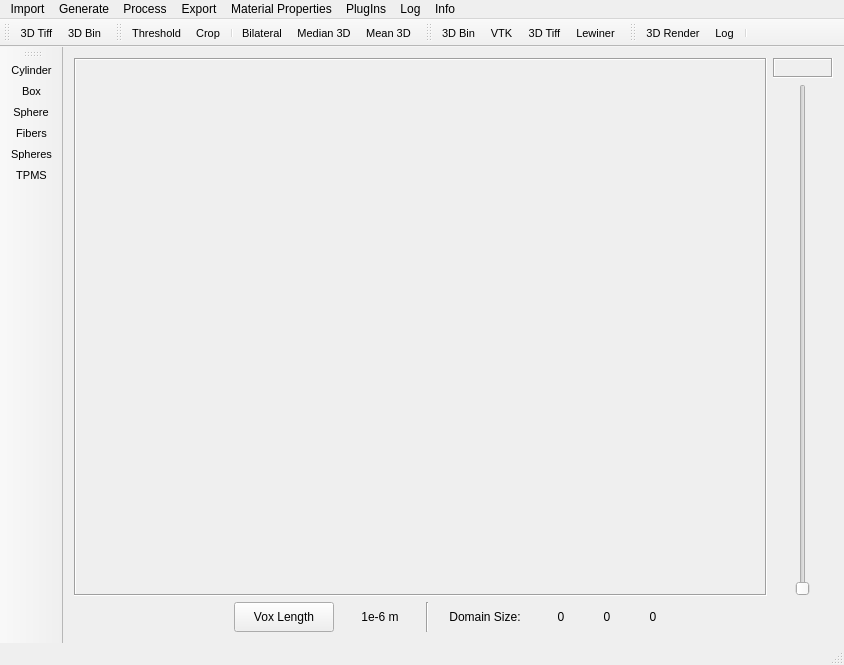
<?xml version="1.0" encoding="UTF-8"?>
<ui version="4.0">
 <class>MainWindow</class>
 <widget class="QMainWindow" name="MainWindow">
  <property name="geometry">
   <rect>
    <x>0</x>
    <y>0</y>
    <width>844</width>
    <height>665</height>
   </rect>
  </property>
  <property name="windowTitle">
   <string>Porous Microstructure Analysis (PuMA) V3.0</string>
  </property>
  <property name="windowIcon">
   <iconset>
    <normaloff>:/extras/images/Logo_CircleNASA.png</normaloff>:/extras/images/Logo_CircleNASA.png</iconset>
  </property>
  <widget class="QWidget" name="centralWidget">
   <layout class="QVBoxLayout" name="verticalLayout_2">
    <item>
     <layout class="QHBoxLayout" name="horizontalLayout_2">
      <item>
       <widget class="QLabel" name="mainLabel">
        <property name="frameShape">
         <enum>QFrame::Box</enum>
        </property>
        <property name="frameShadow">
         <enum>QFrame::Sunken</enum>
        </property>
        <property name="text">
         <string/>
        </property>
       </widget>
      </item>
      <item>
       <layout class="QVBoxLayout" name="verticalLayout">
        <property name="sizeConstraint">
         <enum>QLayout::SetFixedSize</enum>
        </property>
        <item>
         <widget class="QLabel" name="sliceLabel">
          <property name="minimumSize">
           <size>
            <width>60</width>
            <height>20</height>
           </size>
          </property>
          <property name="maximumSize">
           <size>
            <width>60</width>
            <height>20</height>
           </size>
          </property>
          <property name="frameShape">
           <enum>QFrame::Box</enum>
          </property>
          <property name="frameShadow">
           <enum>QFrame::Sunken</enum>
          </property>
          <property name="text">
           <string/>
          </property>
          <property name="alignment">
           <set>Qt::AlignCenter</set>
          </property>
         </widget>
        </item>
        <item>
         <widget class="QSlider" name="verticalSlider">
          <property name="minimumSize">
           <size>
            <width>60</width>
            <height>0</height>
           </size>
          </property>
          <property name="orientation">
           <enum>Qt::Vertical</enum>
          </property>
         </widget>
        </item>
       </layout>
      </item>
     </layout>
    </item>
    <item>
     <layout class="QHBoxLayout" name="horizontalLayout">
      <item>
       <spacer name="horizontalSpacer">
        <property name="orientation">
         <enum>Qt::Horizontal</enum>
        </property>
        <property name="sizeHint" stdset="0">
         <size>
          <width>40</width>
          <height>20</height>
         </size>
        </property>
       </spacer>
      </item>
      <item>
       <widget class="QPushButton" name="updateVoxelLength_Button">
        <property name="minimumSize">
         <size>
          <width>100</width>
          <height>30</height>
         </size>
        </property>
        <property name="maximumSize">
         <size>
          <width>100</width>
          <height>30</height>
         </size>
        </property>
        <property name="text">
         <string>Vox Length</string>
        </property>
       </widget>
      </item>
      <item>
       <widget class="QLabel" name="voxelLength">
        <property name="sizePolicy">
         <sizepolicy hsizetype="Preferred" vsizetype="Preferred">
          <horstretch>0</horstretch>
          <verstretch>0</verstretch>
         </sizepolicy>
        </property>
        <property name="minimumSize">
         <size>
          <width>80</width>
          <height>30</height>
         </size>
        </property>
        <property name="maximumSize">
         <size>
          <width>80</width>
          <height>30</height>
         </size>
        </property>
        <property name="text">
         <string>1e-6 m</string>
        </property>
        <property name="alignment">
         <set>Qt::AlignCenter</set>
        </property>
       </widget>
      </item>
      <item>
       <widget class="Line" name="line">
        <property name="minimumSize">
         <size>
          <width>0</width>
          <height>30</height>
         </size>
        </property>
        <property name="maximumSize">
         <size>
          <width>16777215</width>
          <height>30</height>
         </size>
        </property>
        <property name="orientation">
         <enum>Qt::Vertical</enum>
        </property>
       </widget>
      </item>
      <item>
       <widget class="QLabel" name="size_label">
        <property name="sizePolicy">
         <sizepolicy hsizetype="Preferred" vsizetype="Preferred">
          <horstretch>0</horstretch>
          <verstretch>0</verstretch>
         </sizepolicy>
        </property>
        <property name="minimumSize">
         <size>
          <width>100</width>
          <height>30</height>
         </size>
        </property>
        <property name="maximumSize">
         <size>
          <width>100</width>
          <height>30</height>
         </size>
        </property>
        <property name="text">
         <string>Domain Size:</string>
        </property>
        <property name="alignment">
         <set>Qt::AlignCenter</set>
        </property>
       </widget>
      </item>
      <item>
       <widget class="QLabel" name="x_size">
        <property name="sizePolicy">
         <sizepolicy hsizetype="Preferred" vsizetype="Preferred">
          <horstretch>0</horstretch>
          <verstretch>0</verstretch>
         </sizepolicy>
        </property>
        <property name="minimumSize">
         <size>
          <width>40</width>
          <height>30</height>
         </size>
        </property>
        <property name="maximumSize">
         <size>
          <width>40</width>
          <height>30</height>
         </size>
        </property>
        <property name="text">
         <string>0</string>
        </property>
        <property name="alignment">
         <set>Qt::AlignCenter</set>
        </property>
       </widget>
      </item>
      <item>
       <widget class="QLabel" name="y_size">
        <property name="sizePolicy">
         <sizepolicy hsizetype="Preferred" vsizetype="Preferred">
          <horstretch>0</horstretch>
          <verstretch>0</verstretch>
         </sizepolicy>
        </property>
        <property name="minimumSize">
         <size>
          <width>40</width>
          <height>30</height>
         </size>
        </property>
        <property name="maximumSize">
         <size>
          <width>40</width>
          <height>30</height>
         </size>
        </property>
        <property name="text">
         <string>0</string>
        </property>
        <property name="alignment">
         <set>Qt::AlignCenter</set>
        </property>
       </widget>
      </item>
      <item>
       <widget class="QLabel" name="z_size">
        <property name="sizePolicy">
         <sizepolicy hsizetype="Preferred" vsizetype="Preferred">
          <horstretch>0</horstretch>
          <verstretch>0</verstretch>
         </sizepolicy>
        </property>
        <property name="minimumSize">
         <size>
          <width>40</width>
          <height>30</height>
         </size>
        </property>
        <property name="maximumSize">
         <size>
          <width>40</width>
          <height>30</height>
         </size>
        </property>
        <property name="text">
         <string>0</string>
        </property>
        <property name="alignment">
         <set>Qt::AlignCenter</set>
        </property>
       </widget>
      </item>
      <item>
       <spacer name="horizontalSpacer_2">
        <property name="orientation">
         <enum>Qt::Horizontal</enum>
        </property>
        <property name="sizeHint" stdset="0">
         <size>
          <width>40</width>
          <height>20</height>
         </size>
        </property>
       </spacer>
      </item>
     </layout>
    </item>
   </layout>
  </widget>
  <widget class="QMenuBar" name="menuBar">
   <property name="geometry">
    <rect>
     <x>0</x>
     <y>0</y>
     <width>844</width>
     <height>22</height>
    </rect>
   </property>
   <widget class="QMenu" name="menuImport">
    <property name="title">
     <string>Import</string>
    </property>
    <addaction name="actionEntireImage"/>
    <addaction name="action3D_Raw"/>
   </widget>
   <widget class="QMenu" name="menuExport">
    <property name="title">
     <string>Export</string>
    </property>
    <widget class="QMenu" name="menuSTL">
     <property name="title">
      <string>STL</string>
     </property>
     <addaction name="actionBinary_Marching_Cbues"/>
    </widget>
    <addaction name="actionExport3DTiff"/>
    <addaction name="actionVTK_Export"/>
    <addaction name="action3D_Raw_Export"/>
    <addaction name="menuSTL"/>
   </widget>
   <widget class="QMenu" name="menuMaterial_Properties">
    <property name="title">
     <string>Material Properties</string>
    </property>
    <widget class="QMenu" name="menuTortuosity">
     <property name="title">
      <string>Tortuosity</string>
     </property>
     <addaction name="actionContinuum"/>
     <addaction name="actionRandom_Walk"/>
    </widget>
    <addaction name="actionPorosity"/>
    <addaction name="actionVolume_Fraction"/>
    <addaction name="actionSurface_Area"/>
    <addaction name="separator"/>
    <addaction name="menuTortuosity"/>
    <addaction name="separator"/>
    <addaction name="actionThermal_Conductivity"/>
    <addaction name="actionElectrical_Conductivity"/>
    <addaction name="separator"/>
    <addaction name="separator"/>
    <addaction name="separator"/>
   </widget>
   <widget class="QMenu" name="menuPlugIns">
    <property name="title">
     <string>PlugIns</string>
    </property>
    <widget class="QMenu" name="menuCircularize">
     <property name="title">
      <string>Circularize</string>
     </property>
     <addaction name="actionX_Direction"/>
     <addaction name="actionY_Direction"/>
     <addaction name="actionZ_Direction"/>
    </widget>
    <addaction name="actionPorous_Media_Burner_Generation"/>
    <addaction name="menuCircularize"/>
   </widget>
   <widget class="QMenu" name="menuProcess">
    <property name="title">
     <string>Process</string>
    </property>
    <widget class="QMenu" name="menuFilter">
     <property name="title">
      <string>Filter</string>
     </property>
     <addaction name="separator"/>
     <addaction name="separator"/>
     <addaction name="actionMedian_3D"/>
     <addaction name="separator"/>
     <addaction name="actionMean_3D"/>
     <addaction name="separator"/>
     <addaction name="actionBilateral"/>
    </widget>
    <widget class="QMenu" name="menuSegmentation">
     <property name="title">
      <string>Segmentation</string>
     </property>
     <addaction name="actionThreshold"/>
    </widget>
    <addaction name="actionCrop"/>
    <addaction name="menuFilter"/>
    <addaction name="menuSegmentation"/>
   </widget>
   <widget class="QMenu" name="menuGenerate">
    <property name="title">
     <string>Generate</string>
    </property>
    <widget class="QMenu" name="menuRandom_Fibers">
     <property name="title">
      <string>Random Fibers</string>
     </property>
     <addaction name="actionStraight_Circle"/>
     <addaction name="actionCurved_Circle"/>
     <addaction name="actionStraight_Flower"/>
     <addaction name="actionCurved_Flower"/>
    </widget>
    <addaction name="actionSphere"/>
    <addaction name="separator"/>
    <addaction name="actionCylinder"/>
    <addaction name="separator"/>
    <addaction name="actionBox"/>
    <addaction name="separator"/>
    <addaction name="menuRandom_Fibers"/>
    <addaction name="separator"/>
    <addaction name="actionRandom_Spheres"/>
    <addaction name="separator"/>
    <addaction name="actionTPMS"/>
    <addaction name="separator"/>
   </widget>
   <widget class="QMenu" name="menuLog">
    <property name="title">
     <string>Log</string>
    </property>
    <addaction name="actionOpen_Log"/>
    <addaction name="separator"/>
   </widget>
   <widget class="QMenu" name="menuInfo">
    <property name="title">
     <string>Info</string>
    </property>
    <widget class="QMenu" name="menuPublications">
     <property name="title">
      <string>Publications</string>
     </property>
     <widget class="QMenu" name="menuOxidation">
      <property name="title">
       <string>Oxidation</string>
      </property>
      <addaction name="actionPaper_1"/>
      <addaction name="actionPaper_2"/>
     </widget>
     <widget class="QMenu" name="menuPuMA_Overview">
      <property name="title">
       <string>PuMA Overview</string>
      </property>
      <addaction name="separator"/>
      <addaction name="separator"/>
      <addaction name="actionPaper_3"/>
      <addaction name="actionPaper_4"/>
     </widget>
     <addaction name="menuPuMA_Overview"/>
     <addaction name="menuOxidation"/>
     <addaction name="actionApplication"/>
     <addaction name="actionAnisotropic_Conductivity_Paper"/>
     <addaction name="actionOrientation_Estimation"/>
     <addaction name="separator"/>
     <addaction name="actionOverview_Talk"/>
    </widget>
    <addaction name="menuPublications"/>
   </widget>
   <addaction name="menuImport"/>
   <addaction name="menuGenerate"/>
   <addaction name="menuProcess"/>
   <addaction name="menuExport"/>
   <addaction name="menuMaterial_Properties"/>
   <addaction name="menuPlugIns"/>
   <addaction name="menuLog"/>
   <addaction name="menuInfo"/>
  </widget>
  <widget class="QToolBar" name="toolBar">
   <property name="font">
    <font>
     <pointsize>8</pointsize>
    </font>
   </property>
   <property name="windowTitle">
    <string>Generation</string>
   </property>
   <property name="iconSize">
    <size>
     <width>20</width>
     <height>20</height>
    </size>
   </property>
   <property name="toolButtonStyle">
    <enum>Qt::ToolButtonTextUnderIcon</enum>
   </property>
   <attribute name="toolBarArea">
    <enum>TopToolBarArea</enum>
   </attribute>
   <attribute name="toolBarBreak">
    <bool>false</bool>
   </attribute>
   <addaction name="actionEntireImage"/>
   <addaction name="action3D_Raw"/>
  </widget>
  <widget class="QStatusBar" name="statusBar"/>
  <widget class="QToolBar" name="toolBar_3">
   <property name="font">
    <font>
     <pointsize>8</pointsize>
    </font>
   </property>
   <property name="windowTitle">
    <string>toolBar_3</string>
   </property>
   <property name="iconSize">
    <size>
     <width>20</width>
     <height>20</height>
    </size>
   </property>
   <property name="toolButtonStyle">
    <enum>Qt::ToolButtonTextUnderIcon</enum>
   </property>
   <attribute name="toolBarArea">
    <enum>TopToolBarArea</enum>
   </attribute>
   <attribute name="toolBarBreak">
    <bool>false</bool>
   </attribute>
   <addaction name="actionThreshold"/>
   <addaction name="actionCrop"/>
   <addaction name="separator"/>
   <addaction name="actionBilateral"/>
   <addaction name="actionMedian_3D"/>
   <addaction name="actionMean_3D"/>
  </widget>
  <widget class="QToolBar" name="toolBar_4">
   <property name="font">
    <font>
     <pointsize>8</pointsize>
    </font>
   </property>
   <property name="windowTitle">
    <string>toolBar_4</string>
   </property>
   <property name="iconSize">
    <size>
     <width>20</width>
     <height>20</height>
    </size>
   </property>
   <property name="toolButtonStyle">
    <enum>Qt::ToolButtonTextUnderIcon</enum>
   </property>
   <attribute name="toolBarArea">
    <enum>TopToolBarArea</enum>
   </attribute>
   <attribute name="toolBarBreak">
    <bool>false</bool>
   </attribute>
   <addaction name="action3D_Raw_Export"/>
   <addaction name="actionVTK_Export"/>
   <addaction name="actionExport3DTiff"/>
   <addaction name="actionBinary_Marching_Cbues"/>
  </widget>
  <widget class="QToolBar" name="toolBar_5">
   <property name="font">
    <font>
     <pointsize>8</pointsize>
    </font>
   </property>
   <property name="windowTitle">
    <string>toolBar_5</string>
   </property>
   <property name="iconSize">
    <size>
     <width>20</width>
     <height>20</height>
    </size>
   </property>
   <property name="toolButtonStyle">
    <enum>Qt::ToolButtonTextUnderIcon</enum>
   </property>
   <attribute name="toolBarArea">
    <enum>TopToolBarArea</enum>
   </attribute>
   <attribute name="toolBarBreak">
    <bool>false</bool>
   </attribute>
   <addaction name="actionVisualization"/>
   <addaction name="actionOpen_Log"/>
   <addaction name="separator"/>
  </widget>
  <widget class="QToolBar" name="toolBar_9">
   <property name="font">
    <font>
     <pointsize>8</pointsize>
    </font>
   </property>
   <property name="windowTitle">
    <string>toolBar_9</string>
   </property>
   <property name="toolButtonStyle">
    <enum>Qt::ToolButtonTextUnderIcon</enum>
   </property>
   <attribute name="toolBarArea">
    <enum>LeftToolBarArea</enum>
   </attribute>
   <attribute name="toolBarBreak">
    <bool>false</bool>
   </attribute>
   <addaction name="actionCylinder"/>
   <addaction name="actionBox"/>
   <addaction name="actionSphere"/>
   <addaction name="actionStraight_Circle"/>
   <addaction name="actionRandom_Spheres"/>
   <addaction name="actionTPMS"/>
  </widget>
  <action name="actionTiff_Stack">
   <property name="text">
    <string>Tiff Stack</string>
   </property>
  </action>
  <action name="action3D_Raw">
   <property name="icon">
    <iconset resource="../extras/resource.qrc">
     <normaloff>:/QToolBar/ToolBarIcons/Import.png</normaloff>:/QToolBar/ToolBarIcons/Import.png</iconset>
   </property>
   <property name="text">
    <string>3D Bin</string>
   </property>
   <property name="toolTip">
    <string>3D Bin</string>
   </property>
  </action>
  <action name="actionCylinder">
   <property name="icon">
    <iconset resource="../extras/resource.qrc">
     <normaloff>:/QToolBar/ToolBarIcons/Cylinder.png</normaloff>:/QToolBar/ToolBarIcons/Cylinder.png</iconset>
   </property>
   <property name="text">
    <string>Cylinder</string>
   </property>
  </action>
  <action name="actionBox">
   <property name="icon">
    <iconset resource="../extras/resource.qrc">
     <normaloff>:/ToolBarIcons/box.png</normaloff>:/ToolBarIcons/box.png</iconset>
   </property>
   <property name="text">
    <string>Box</string>
   </property>
  </action>
  <action name="actionRandom_Spheres">
   <property name="icon">
    <iconset resource="../extras/resource.qrc">
     <normaloff>:/ToolBarIcons/spheres.png</normaloff>:/ToolBarIcons/spheres.png</iconset>
   </property>
   <property name="text">
    <string>Spheres</string>
   </property>
   <property name="iconVisibleInMenu">
    <bool>false</bool>
   </property>
  </action>
  <action name="actionTPMS">
   <property name="icon">
    <iconset resource="../extras/resource.qrc">
     <normaloff>:/ToolBarIcons/tpms.png</normaloff>:/ToolBarIcons/tpms.png</iconset>
   </property>
   <property name="text">
    <string>TPMS</string>
   </property>
  </action>
  <action name="actionCoating">
   <property name="icon">
    <iconset resource="../extras/resource.qrc">
     <normaloff>:/QToolBar/ToolBarIcons/Coating.png</normaloff>:/QToolBar/ToolBarIcons/Coating.png</iconset>
   </property>
   <property name="text">
    <string>Coating</string>
   </property>
  </action>
  <action name="actionExport3DTiff">
   <property name="icon">
    <iconset resource="../extras/resource.qrc">
     <normaloff>:/QToolBar/ToolBarIcons/Export.png</normaloff>:/QToolBar/ToolBarIcons/Export.png</iconset>
   </property>
   <property name="text">
    <string>3D Tiff</string>
   </property>
  </action>
  <action name="actionTiff_Stack_2">
   <property name="text">
    <string>Tiff Stack</string>
   </property>
  </action>
  <action name="action3D_Raw_Export">
   <property name="icon">
    <iconset resource="../extras/resource.qrc">
     <normaloff>:/QToolBar/ToolBarIcons/Export.png</normaloff>:/QToolBar/ToolBarIcons/Export.png</iconset>
   </property>
   <property name="text">
    <string>3D Bin</string>
   </property>
  </action>
  <action name="actionBinary_Marching_Cbues">
   <property name="icon">
    <iconset resource="../extras/resource.qrc">
     <normaloff>:/ToolBarIcons/STL.png</normaloff>:/ToolBarIcons/STL.png</iconset>
   </property>
   <property name="text">
    <string>Lewiner</string>
   </property>
  </action>
  <action name="actionVTK">
   <property name="icon">
    <iconset resource="../extras/resource.qrc">
     <normaloff>:/QToolBar/ToolBarIcons/Import.png</normaloff>:/QToolBar/ToolBarIcons/Import.png</iconset>
   </property>
   <property name="text">
    <string>VTK</string>
   </property>
  </action>
  <action name="actionPorosity">
   <property name="text">
    <string>Porosity</string>
   </property>
  </action>
  <action name="actionVolume_Fraction">
   <property name="text">
    <string>Volume Fraction</string>
   </property>
  </action>
  <action name="actionSurface_Area">
   <property name="text">
    <string>Surface Area</string>
   </property>
  </action>
  <action name="actionThermal_Conductivity">
   <property name="text">
    <string>Thermal Conductivity</string>
   </property>
   <property name="toolTip">
    <string>Thermal Conductivity</string>
   </property>
  </action>
  <action name="actionElectrical_Conductivity">
   <property name="text">
    <string>Electrical Conductivity</string>
   </property>
  </action>
  <action name="actionAnisotropic_Conductivity">
   <property name="text">
    <string>Anisotropic Conductivity</string>
   </property>
  </action>
  <action name="actionRay_Casting">
   <property name="text">
    <string>Ray Casting</string>
   </property>
  </action>
  <action name="actionFlux_Method">
   <property name="text">
    <string>Flux Method</string>
   </property>
  </action>
  <action name="actionStructure_Tensor">
   <property name="text">
    <string>Structure Tensor</string>
   </property>
  </action>
  <action name="actionPermeability">
   <property name="text">
    <string>Permeability</string>
   </property>
  </action>
  <action name="actionContinuum">
   <property name="text">
    <string>Tortuosity Continuum</string>
   </property>
  </action>
  <action name="actionRandom_Walk">
   <property name="text">
    <string>Tortuosity Random Walk</string>
   </property>
  </action>
  <action name="actionOxidation">
   <property name="text">
    <string>Oxidation</string>
   </property>
  </action>
  <action name="actionHyperthermal_Beam">
   <property name="text">
    <string>Hyperthermal Beam</string>
   </property>
  </action>
  <action name="actionUnsteady_Conduction">
   <property name="text">
    <string>Unsteady Conduction</string>
   </property>
  </action>
  <action name="actionEntireImage">
   <property name="icon">
    <iconset resource="../extras/resource.qrc">
     <normaloff>:/QToolBar/ToolBarIcons/Import.png</normaloff>:/QToolBar/ToolBarIcons/Import.png</iconset>
   </property>
   <property name="text">
    <string>3D Tiff</string>
   </property>
  </action>
  <action name="actionCropped_Stack">
   <property name="text">
    <string>Cropped Stack</string>
   </property>
  </action>
  <action name="actionCrop">
   <property name="icon">
    <iconset resource="../extras/resource.qrc">
     <normaloff>:/QToolBar/ToolBarIcons/CroppedTiff.png</normaloff>:/QToolBar/ToolBarIcons/CroppedTiff.png</iconset>
   </property>
   <property name="text">
    <string>Crop</string>
   </property>
  </action>
  <action name="actionMedian_3D">
   <property name="icon">
    <iconset resource="../extras/resource.qrc">
     <normaloff>:/QToolBar/ToolBarIcons/filter.png</normaloff>:/QToolBar/ToolBarIcons/filter.png</iconset>
   </property>
   <property name="text">
    <string>Median 3D</string>
   </property>
  </action>
  <action name="actionMean_3D">
   <property name="icon">
    <iconset resource="../extras/resource.qrc">
     <normaloff>:/QToolBar/ToolBarIcons/filter.png</normaloff>:/QToolBar/ToolBarIcons/filter.png</iconset>
   </property>
   <property name="text">
    <string>Mean 3D</string>
   </property>
  </action>
  <action name="actionBilateral">
   <property name="icon">
    <iconset resource="../extras/resource.qrc">
     <normaloff>:/QToolBar/ToolBarIcons/filter.png</normaloff>:/QToolBar/ToolBarIcons/filter.png</iconset>
   </property>
   <property name="text">
    <string>Bilateral</string>
   </property>
  </action>
  <action name="actionThreshold">
   <property name="icon">
    <iconset theme="Threshold" resource="../extras/resource.qrc">
     <normaloff>:/QToolBar/ToolBarIcons/Threshold.png</normaloff>:/QToolBar/ToolBarIcons/Threshold.png</iconset>
   </property>
   <property name="text">
    <string>Threshold</string>
   </property>
  </action>
  <action name="actionGenerate">
   <property name="icon">
    <iconset>
     <normaloff>../build/ToolBarIcons/Generate.png</normaloff>../build/ToolBarIcons/Generate.png</iconset>
   </property>
   <property name="text">
    <string>Generate</string>
   </property>
  </action>
  <action name="actionSphere">
   <property name="icon">
    <iconset resource="../extras/resource.qrc">
     <normaloff>:/QToolBar/ToolBarIcons/Sphere.png</normaloff>:/QToolBar/ToolBarIcons/Sphere.png</iconset>
   </property>
   <property name="text">
    <string>Sphere</string>
   </property>
  </action>
  <action name="actionStraight_Circle">
   <property name="icon">
    <iconset resource="../extras/resource.qrc">
     <normaloff>:/ToolBarIcons/fibers.png</normaloff>:/ToolBarIcons/fibers.png</iconset>
   </property>
   <property name="text">
    <string>Fibers</string>
   </property>
  </action>
  <action name="actionCurved_Circle">
   <property name="text">
    <string>Curved Circle</string>
   </property>
  </action>
  <action name="actionStraight_Flower">
   <property name="text">
    <string>Straight Flower</string>
   </property>
  </action>
  <action name="actionCurved_Flower">
   <property name="text">
    <string>Curved Flower</string>
   </property>
  </action>
  <action name="actionOpen_Log">
   <property name="icon">
    <iconset resource="../extras/resource.qrc">
     <normaloff>:/QToolBar/ToolBarIcons/OpenLog.png</normaloff>:/QToolBar/ToolBarIcons/OpenLog.png</iconset>
   </property>
   <property name="text">
    <string>Log</string>
   </property>
  </action>
  <action name="actionExport_Log">
   <property name="text">
    <string>Export Log</string>
   </property>
  </action>
  <action name="actionUser_Manual">
   <property name="text">
    <string>User Manual</string>
   </property>
  </action>
  <action name="actionVTK_Export">
   <property name="icon">
    <iconset resource="../extras/resource.qrc">
     <normaloff>:/QToolBar/ToolBarIcons/Export.png</normaloff>:/QToolBar/ToolBarIcons/Export.png</iconset>
   </property>
   <property name="text">
    <string>VTK</string>
   </property>
  </action>
  <action name="action3D_Viewer">
   <property name="icon">
    <iconset resource="../extras/resource.qrc">
     <normaloff>:/QToolBar/ToolBarIcons/Cube.png</normaloff>:/QToolBar/ToolBarIcons/Cube.png</iconset>
   </property>
   <property name="text">
    <string>3D Viewer</string>
   </property>
  </action>
  <action name="actionPorous_Media_Burner_Generation">
   <property name="text">
    <string>Porous Media Burner Generation</string>
   </property>
  </action>
  <action name="actionX_Direction">
   <property name="text">
    <string>X Direction</string>
   </property>
  </action>
  <action name="actionY_Direction">
   <property name="text">
    <string>Y DIrection</string>
   </property>
  </action>
  <action name="actionZ_Direction">
   <property name="text">
    <string>Z Direction</string>
   </property>
  </action>
  <action name="actionApplication">
   <property name="text">
    <string>Application</string>
   </property>
  </action>
  <action name="actionAnisotropic_Conductivity_Paper">
   <property name="text">
    <string>Anisotropic Conductivity</string>
   </property>
  </action>
  <action name="actionOrientation_Estimation">
   <property name="text">
    <string>Orientation Estimation</string>
   </property>
  </action>
  <action name="actionPaper_1">
   <property name="text">
    <string>Paper 1</string>
   </property>
  </action>
  <action name="actionPaper_2">
   <property name="text">
    <string>Paper 2</string>
   </property>
  </action>
  <action name="actionVisualization">
   <property name="icon">
    <iconset resource="../extras/resource.qrc">
     <normaloff>:/QToolBar/ToolBarIcons/Cube.png</normaloff>:/QToolBar/ToolBarIcons/Cube.png</iconset>
   </property>
   <property name="text">
    <string>3D Render</string>
   </property>
   <property name="toolTip">
    <string>Visualization</string>
   </property>
  </action>
  <action name="actionPaper_3">
   <property name="text">
    <string>Paper 1</string>
   </property>
  </action>
  <action name="actionPaper_4">
   <property name="text">
    <string>Paper 2</string>
   </property>
  </action>
  <action name="actionOverview_Talk">
   <property name="text">
    <string>Overview Talk</string>
   </property>
  </action>
 </widget>
 <layoutdefault spacing="6" margin="11"/>
 <resources>
  <include location="../extras/resource.qrc"/>
 </resources>
 <connections/>
</ui>
